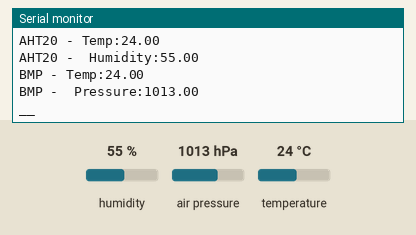
Bench run of a sketch on a simulated Arduino Uno, built with avr-gcc and run on an emulated ATmega328P. On the bench: the last lines printed to the serial monitor. The test bench sets the inputs (shaded band); at power-on: humidity 55 %, air pressure 1013 hPa, temperature 24 °C.

Above: at 1.7 s.
1.8 s: humidity set to 22 %
4.8 s: air pressure set to 952 hPa
At 7.1 s:
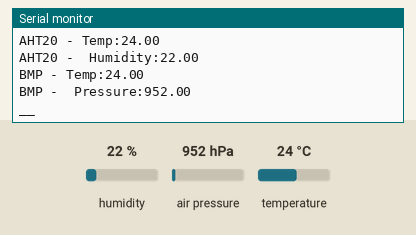
7.8 s: temperature set to 12 °C
At 11.3 s:
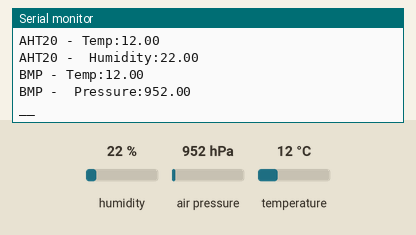

Measured:
- after the input at 4.8 s, the serial monitor: prints a new line after 2.0 s (image 1)
- after the input at 7.8 s, the serial monitor: prints a new line after 2.0 s (image 2)

The sketch:

aht20_bmp280.ino
```cpp
#include <Wire.h>
#include <Adafruit_AHTX0.h>
#include <Adafruit_BMP280.h>

Adafruit_AHTX0 aht;
Adafruit_BMP280 bmp;

void setup() {
  Serial.begin(115200);
  delay(500);

  aht.begin();
  bmp.begin();
}

void loop() {
  sensors_event_t humidity, temperature;
  aht.getEvent(&humidity, &temperature);

  float bmpTemp = bmp.readTemperature();
  float pressure = bmp.readPressure() / 100.0;

  Serial.print("AHT20 - Temp:");
  Serial.println(temperature.temperature);
  Serial.print("AHT20 -  Humidity:");
  Serial.println(humidity.relative_humidity);
  Serial.print("BMP - Temp:");
  Serial.println(bmpTemp);
  Serial.print("BMP -  Pressure:");
  Serial.println(pressure);
  Serial.println("__");
  delay(3000);
}
```
